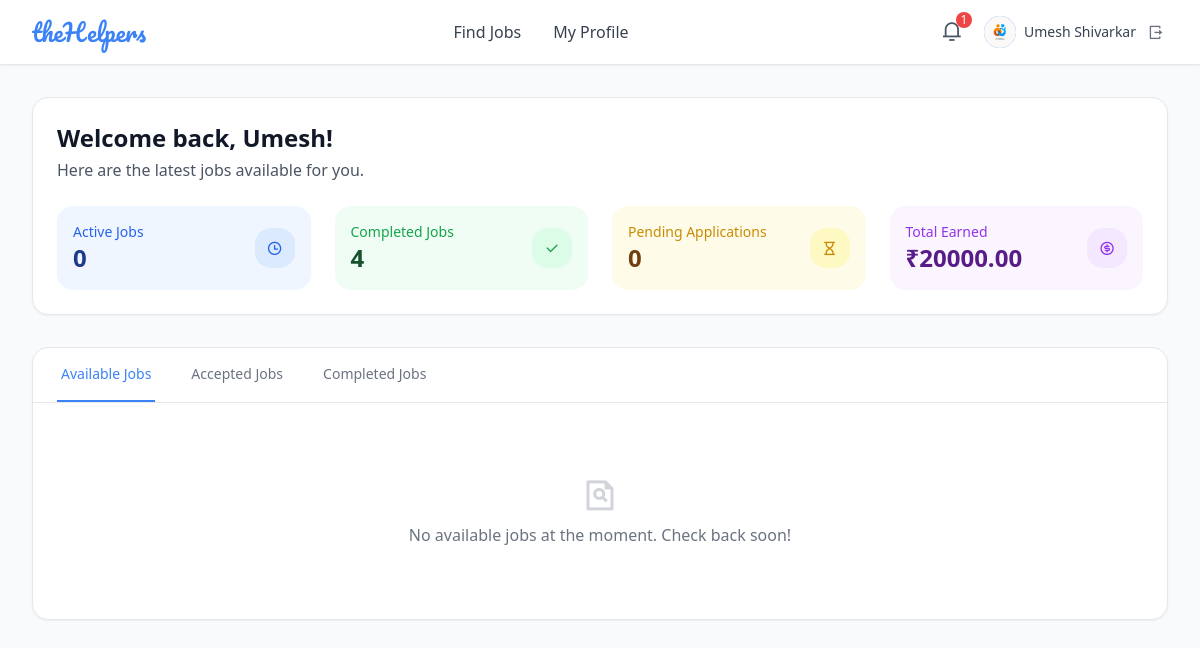
Page /helper/helper_dashboard/ (signed in) on the committed database.
### helpers/models.py (models this page shows, shortened)
class Helper(models.Model):
    fname = models.CharField(max_length=50)
    lname = models.CharField(max_length=50)
    email = models.EmailField(unique=True)
    password = models.CharField(max_length=128) # Always store hashed passwords
    phone_number = models.CharField(max_length=15, blank=True, null=True)  # Optional phone number
    profile_image = models.ImageField(upload_to='helper_profiles/', blank=True, null=True)
    address = models.CharField(max_length=255)
    city = models.CharField(max_length=50)
    state = models.CharField(max_length=50)
    zip = models.CharField(max_length=10)

### helpers/views.py (the view)
# urls.py: path('helper_dashboard/', views.helper_dashboard, name='helper_dashboard'),
def helper_dashboard(request):
    if 'helper_id' not in request.session:
        return redirect('helpers:helper_auth')
    try:
        helper = Helper.objects.get(id=request.session['helper_id'])
        available_jobs = ServiceRequest.objects.filter(status='Pending', accepted_helper__isnull=True)
        accepted_jobs = ServiceRequest.objects.filter(accepted_helper=helper, status='Active')
        completed_jobs = ServiceRequest.objects.filter(accepted_helper=helper, status='Completed')
        active_jobs_count = accepted_jobs.count()
        completed_jobs_count = completed_jobs.count()
        pending_applications_count = JobApplication.objects.filter(helper=helper, status='Applied').count()
        total_earned = 0
        paid_and_completed_jobs = completed_jobs.filter(payment_status='Paid')
        for job in paid_and_completed_jobs:
            if job.budget: # Only add if the budget has a value
                total_earned += job.budget
        context = {
            'helper': helper,
            'available_jobs': available_jobs,
            'accepted_jobs': accepted_jobs,
            'completed_jobs': completed_jobs,
            'active_jobs_count': active_jobs_count,
            'completed_jobs_count': completed_jobs_count,
            'pending_applications_count': pending_applications_count,
            'total_earned': total_earned,
        }
        return render(request, 'helpers/helper_dashboard.html', context)
    except Helper.DoesNotExist:
        del request.session['helper_id']
        return redirect('helpers:helper_auth')

### templates/helpers/helper_dashboard.html (shortened to what this page needs)
<!DOCTYPE html>
<html lang="en">
  <head>
    <script src="https://cdn.tailwindcss.com/3.4.16"></script>
    <link rel="stylesheet" href="https://cdnjs.cloudflare.com/ajax/libs/remixicon/4.6.0/remixicon.min.css">
  </head>
  <body class="bg-gray-50 min-h-screen">
    <header class="bg-white shadow-sm border-b border-gray-200 sticky top-0 z-50">
      <div class="max-w-7xl mx-auto px-4 sm:px-6 lg:px-8">
        <div class="flex items-center justify-between h-16">
          <div class="flex items-center">
            <h1 class="text-2xl font-['Pacifico'] text-primary">theHelpers</h1>
          </div>
          <nav class="hidden md:flex items-center space-x-8">
            <a href="#" class="text-gray-700 hover:text-primary transition-colors">Find Jobs</a>
            <a href="#" class="text-gray-700 hover:text-primary transition-colors">My Profile</a>
          </nav>
          <div class="flex items-center space-x-4">
            <div class="relative">
              <button class="w-8 h-8 flex items-center justify-center text-gray-600 hover:text-primary transition-colors relative">
                <i class="ri-notification-3-line ri-lg"></i>
                <span class="absolute -top-1 -right-1 w-4 h-4 bg-red-500 text-white text-xs rounded-full flex items-center justify-center">1</span>
              </button>
            </div>
            <div class="flex items-center space-x-2">
                <div class="w-8 h-8 bg-primary rounded-full flex items-center justify-center overflow-hidden">
                    {% if helper.profile_image %}
                        <img src="{{ helper.profile_image.url }}" class="w-full h-full object-cover" alt="Profile Image">
                    {% else %}
                        <span class="text-white text-sm font-medium">
                            {{ helper.fname|first|upper }}{{ helper.lname|first|upper }}
                        </span>
                    {% endif %}
                </div>
                <span class="text-sm text-gray-700">{{ helper.fname }} {{ helper.lname }}</span>
                <a href="{% url 'helpers:logout' %}" class="w-6 h-6 flex items-center justify-center text-gray-500 hover:text-primary">
                    <i class="ri-logout-box-r-line"></i>
                </a>
            </div>
          </div>
        </div>
      </div>
    </header>
    <main class="max-w-7xl mx-auto px-4 sm:px-6 lg:px-8 py-8">
      <div class="mb-8">
        <div class="bg-white rounded-lg shadow-sm border border-gray-200 p-6">
          <div class="flex items-center justify-between mb-6">
            <div>
              <h2 class="text-2xl font-bold text-gray-900">Welcome back, {{ helper.fname }}!</h2>
              <p class="text-gray-600 mt-1">Here are the latest jobs available for you.</p>
            </div>
          </div>
          <div class="grid grid-cols-1 md:grid-cols-4 gap-6">
            <div class="bg-blue-50 rounded-lg p-4">
              <div class="flex items-center justify-between">
                <div>
                  <p class="text-sm font-medium text-blue-600">Active Jobs</p>
                  <p class="text-2xl font-bold text-blue-900">{{ active_jobs_count }}</p>
                </div>
                <div class="w-10 h-10 flex items-center justify-center bg-blue-100 rounded-lg">
                  <i class="ri-time-line text-blue-600"></i>
                </div>
              </div>
            </div>
            <div class="bg-green-50 rounded-lg p-4">
              <div class="flex items-center justify-between">
                <div>
                  <p class="text-sm font-medium text-green-600">Completed Jobs</p>
                  <p class="text-2xl font-bold text-green-900">{{ completed_jobs_count }}</p>
                </div>
                <div class="w-10 h-10 flex items-center justify-center bg-green-100 rounded-lg">
                  <i class="ri-check-line text-green-600"></i>
                </div>
              </div>
            </div>
            <div class="bg-yellow-50 rounded-lg p-4">
              <div class="flex items-center justify-between">
                <div>
                  <p class="text-sm font-medium text-yellow-600">Pending Applications</p>
                  <p class="text-2xl font-bold text-yellow-900">{{ pending_applications_count }}</p>
                </div>
                <div class="w-10 h-10 flex items-center justify-center bg-yellow-100 rounded-lg">
                  <i class="ri-hourglass-line text-yellow-600"></i>
                </div>
              </div>
            </div>
            <div class="bg-purple-50 rounded-lg p-4">
              <div class="flex items-center justify-between">
                <div>
                  <p class="text-sm font-medium text-purple-600">Total Earned</p>
                  <p class="text-2xl font-bold text-purple-900">₹{{ total_earned|floatformat:2 }}</p>
                </div>
                <div class="w-10 h-10 flex items-center justify-center bg-purple-100 rounded-lg">
                  <i class="ri-money-dollar-circle-line text-purple-600"></i>
                </div>
              </div>
            </div>
          </div>
        </div>
      </div>
      <div class="bg-white rounded-lg shadow-sm border border-gray-200">
         <div class="border-b border-gray-200">
          <nav class="flex space-x-8 px-6">
            <button data-tab="available" class="py-4 px-1 border-b-2 border-primary text-primary font-medium text-sm whitespace-nowrap tab-button">Available Jobs</button>
            <button data-tab="accepted" class="py-4 px-1 border-b-2 border-transparent text-gray-500 hover:text-gray-700 font-medium text-sm whitespace-nowrap tab-button">Accepted Jobs</button>
            <button data-tab="completed" class="py-4 px-1 border-b-2 border-transparent text-gray-500 hover:text-gray-700 font-medium text-sm whitespace-nowrap tab-button">Completed Jobs</button>
          </nav>
        </div>
        <div class="p-6">
          <div id="available-jobs" class="space-y-4 job-container">
            {% for job in available_jobs %}
            <div class="border border-gray-200 rounded-lg p-6 hover:shadow-md transition-shadow">
              <div class="flex items-start justify-between">
                <div class="flex-1">
                  <div class="flex items-center space-x-3 mb-3">
                    <h3 class="text-lg font-semibold text-gray-900">{{ job.get_service_category_display }}</h3>
                    <span class="inline-flex items-center px-2.5 py-0.5 rounded-full text-xs font-medium bg-yellow-100 text-yellow-800">{{ job.status }}</span>
                  </div>
                  <p class="text-sm text-gray-600 mb-4">{{ job.task_description|truncatewords:30 }}</p>
                  <div class="grid grid-cols-2 md:grid-cols-4 gap-4 mb-4 text-sm text-gray-600">
                    <div class="flex items-center space-x-2"><i class="ri-money-dollar-circle-line text-gray-400"></i><span>₹{{ job.budget }}</span></div>
                    <div class="flex items-center space-x-2"><i class="ri-map-pin-line text-gray-400"></i><span>{{ job.address|truncatechars:20 }}</span></div>
                    <div class="flex items-center space-x-2"><i class="ri-calendar-line text-gray-400"></i><span>{{ job.preferred_date }}</span></div>
                    <div class="flex items-center space-x-2"><i class="ri-time-line text-gray-400"></i><span>{{ job.preferred_time }}</span></div>
                  </div>
                  <div class="flex items-center space-x-4">
                    <a href="{% url 'helpers:request_details' job.id %}" class="text-primary hover:text-blue-600 text-sm font-medium">View Details</a>
                    <a href="{% url 'helpers:accept_request' job.id %}" class="bg-secondary text-white px-4 py-2 text-sm font-medium rounded-button hover:bg-green-600 transition-colors">Accept Now</a>
                  </div>
                </div>
                <div class="ml-6 flex-shrink-0">
                  <div class="w-12 h-12 bg-gray-100 rounded-lg flex items-center justify-center"><i class="ri-tools-line text-gray-600 ri-lg"></i></div>
                </div>
              </div>
            </div>
            {% empty %}
            <div class="text-center py-12 text-gray-500">
              <i class="ri-file-search-line text-4xl text-gray-300"></i>
              <p class="mt-2">No available jobs at the moment. Check back soon!</p>
            </div>
            {% endfor %}
          </div>
        </div>
      </div>
    </main>
  </body>
</html>

### rows in the picture
Helper: profile_image (picture), fname "Umesh", lname "Shivarkar"

### other values in the picture
{{ active_jobs_count }} "0"
{{ completed_jobs_count }} "4"
{{ pending_applications_count }} "0"
{{ total_earned|floatformat:2 }} "20000.00"
